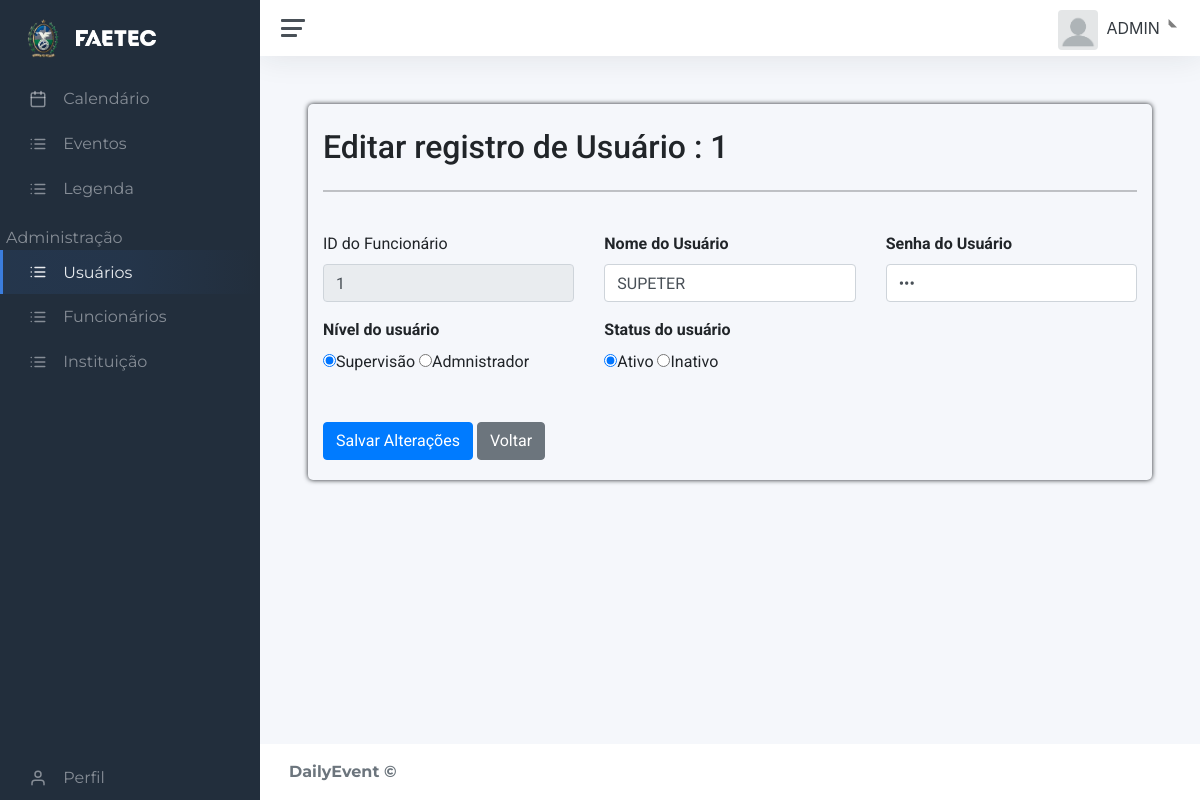
/static/dash.php?page=edit_usu&id_func=1 (signed in), run on the app's committed database.
### tables this page shows
CREATE TABLE IF NOT EXISTS `usuarios` (
  `id_func` int(11) NOT NULL,
  `usuario` varchar(25) DEFAULT NULL,
  `senha` varchar(40) DEFAULT NULL,
  `nivel` int(1) unsigned DEFAULT 1,
  `foto_perfil` varchar(100) DEFAULT NULL,
  `ativo` int(11) DEFAULT NULL,
  PRIMARY KEY (`id_func`) USING BTREE,
  UNIQUE KEY `usuario` (`usuario`) USING BTREE,
  KEY `nivel` (`nivel`) USING BTREE,
  CONSTRAINT `FK_usuarios_funcionario` FOREIGN KEY (`id_func`) REFERENCES `funcionario` (`id_func`) ON DELETE CASCADE ON UPDATE CASCADE
);

### static/contents/usuario/edit_usu.php (the view, shortened to what this page needs)
<?php
	$id_func = (int) $_GET['id_func'];
	$sql = mysqli_query($con, "select * from usuarios where id_func = '".$id_func."';");
	$row = mysqli_fetch_array($sql);
?>
<div id="main" class="titulo container-fluid">
 	<div id="top" class="row">
		<div class="td-titulo col-md-11">
			<h2 class="font-info page-header">Editar registro de Usuário : <?php echo $id_func;?></h2>
		</div>
	</div>
	<hr>
	<br>
	<form action="?page=atualiza_usu&id_func=<?php echo $row['id_func']; ?>" method="post">
	<div class="row">
		<div class="form-group col-md-4">
			<label class="font-info" for="id_func">ID do Funcionário</label>
			<input type="text" class="form-control" name="id_func" value="<?php echo $row["id_func"];?>" readonly>
		</div>
		<div class="form-group col-md-4">
			<label class="font-info" for="usuario"><strong>Nome do Usuário</strong></label>
			<input type="text" name="usuario" class="form-control" id="usuario" value="<?php echo $row["usuario"];?>" required>
		</div>
		<div class="form-group col-md-4">
			<label class="font-info" for="senha"><strong>Senha do Usuário</strong></label>
			<input type="password" class="form-control" name="senha" value="<?php echo $row["senha"];?>" required>
		</div>
	</div>
		<div class="row">
			<div class="form-group col-md-4">
				<label class="font-info" for="nivel"><strong>Nível do usuário</strong></label><br>
				<label class="font-info" class="radio-inline">
				<input  type="radio" name="nivel" value="1" <?php if($row["nivel"]==1){echo "checked";}else{}?>  required>Supervisão
				</label>
				<label class="font-info" class="radio-inline">
				<input  type="radio" name="nivel" value="2" <?php if($row["nivel"]==2){echo "checked";}else{}?>  required>Admnistrador
				</label>
			</div>
			<div class="form-group col-md-4">
				<label class="font-info" for="ativo"><strong>Status do usuário</strong></label><br>
				<label class="font-info" class="radio-inline">
				<input  type="radio" name="ativo" value="1" <?php if($row["ativo"]==1){echo "checked";}else{}?>  required>Ativo
				</label>
				<label class="font-info" class="radio-inline">
				<input  type="radio" name="ativo" value="0" <?php if($row["ativo"]==0){echo "checked";}else{}?>  required>Inativo
				</label>
			</div>
		</div>
	<br>
		<div id="actions" class="row">
			<div class="col-md-12">
				<button type="submit" class="btn btn-primary ">Salvar Alterações</button>
				<a href="?page=lista_usu" class="btn btn-secondary">Voltar</a>
			</div>
		</div>
	</div>

### static/css/main.css (style rules this page uses)
.titulo { font-family: 'Roboto', sans-serif; }
.btn { font-family: 'Roboto', sans-serif; font-size: 15px; }
.td-titulo { font-family: 'Raleway', sans-serif; }
.font-info { font-family: 'Roboto', sans-serif; }
.titulo { border-radius: 5px; box-shadow: 0px 0px 5px; padding-left: 30px; padding-bottom: 20px; }

### data on the page
usuarios: id_func "1", usuario "SUPETER", nivel "☑ Supervisão", nivel "☐ Admnistrador", ativo "☑ Ativo", ativo "☐ Inativo"

### other printed values
$_SESSION['UsuarioNome'] "ADMIN"
$id_func "1"
